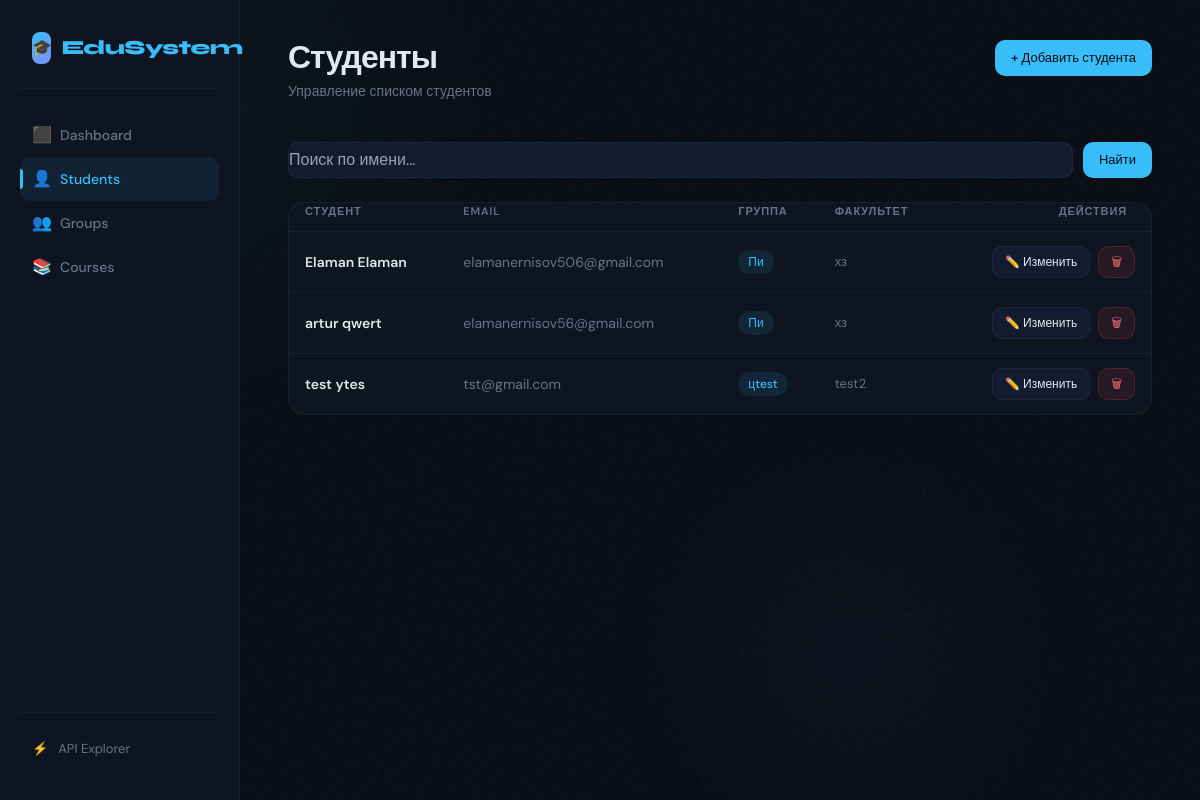
/students/, run on an earlier commit of the app's database.
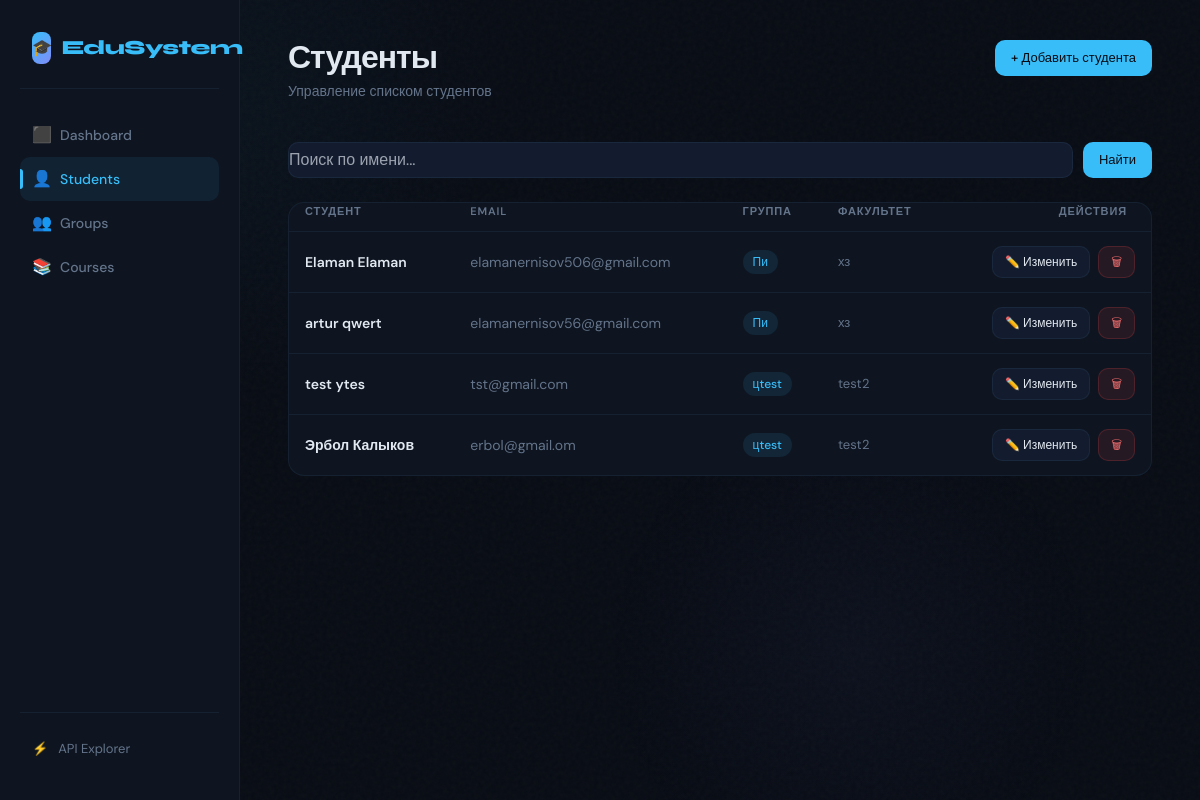
And on a later commit of the database.
### students/models.py (models this page shows, shortened)
class Student(models.Model):
    first_name = models.CharField(max_length=50)
    last_name = models.CharField(max_length=50)
    birth_date = models.DateField()
    email = models.EmailField(unique=True)
    group = models.ForeignKey(
        Group,
        on_delete=models.CASCADE,
        related_name='students'
    )
    class Meta:
        ordering = ['last_name', 'first_name']
        verbose_name = 'Student'
        verbose_name_plural = 'Students'

### groups/models.py (models this page shows, shortened)
class Group(models.Model):
    name = models.CharField(max_length=50)
    faculty = models.CharField(max_length=100)
    created_at = models.DateTimeField(auto_now_add=True)
    class Meta:
        ordering = ['faculty', 'name']
        verbose_name = 'Group'
        verbose_name_plural = 'Groups'

### students/views.py (the view)
# urls.py: path('', views.student_list, name='student_list'),
def student_list(request):
    query = request.GET.get('q')
    group_id = request.GET.get('group')
    students = Student.objects.select_related('group').all()
    if query:
        students = students.filter(first_name__icontains=query)
    if group_id:
        students = students.filter(group_id=group_id)
    paginator = Paginator(students, 5)
    page_number = request.GET.get('page')
    page_obj = paginator.get_page(page_number)
    return render(request, 'students/student_list.html', {
        'page_obj': page_obj,
        'students': page_obj,
    })

### students/templates/students/student_list.html (shortened to what this page needs)
{% extends "base.html" %}
{% block content %}
<div class="page-header" style="display:flex;justify-content:space-between;align-items:flex-start;">
    <div>
        <h1>Студенты</h1>
        <p>Управление списком студентов</p>
    </div>
    <a href="{% url 'student_create' %}" class="btn btn-primary">
        + Добавить студента
    </a>
</div>
<form method="get" style="margin-bottom:24px;animation:fadeUp 0.5s ease 0.1s both;">
    <div style="display:flex;gap:10px;">
        <input name="q" value="{{ request.GET.q }}" placeholder="Поиск по имени..." style="flex:1;">
        <button type="submit" class="btn btn-primary">Найти</button>
    </div>
</form>
<div class="card" style="padding:0;overflow:hidden;animation:fadeUp 0.5s ease 0.15s both;">
    <table>
        <thead>
            <tr>
                <th>Студент</th>
                <th>Email</th>
                <th>Группа</th>
                <th>Факультет</th>
                <th style="text-align:right;padding-right:24px;">Действия</th>
            </tr>
        </thead>
        <tbody>
            {% for student in students %}
            <tr>
                <td>
                    <a href="{% url 'student_detail' student.id %}" style="font-weight:600;color:var(--text);text-decoration:none;" onmouseover="this.style.color='var(--accent)'" onmouseout="this.style.color='var(--text)'">
                        {{ student.first_name }} {{ student.last_name }}
                    </a>
                </td>
                <td style="color:var(--muted);">{{ student.email }}</td>
                <td><span class="badge badge-blue">{{ student.group.name }}</span></td>
                <td style="color:var(--muted);font-size:13px;">{{ student.group.faculty }}</td>
                <td style="text-align:right;">
                    <div style="display:flex;gap:8px;justify-content:flex-end;">
                        <a href="{% url 'student_update' student.id %}" class="btn btn-ghost" style="padding:6px 12px;font-size:12px;">✏️ Изменить</a>
                        <a href="{% url 'student_delete' student.id %}" class="btn btn-danger" style="padding:6px 12px;font-size:12px;">🗑</a>
                    </div>
                </td>
            </tr>
            {% endfor %}
        </tbody>
    </table>
</div>
{% endblock %}

### templates/base.html (shortened to what this page needs)
<!DOCTYPE html>
<html lang="ru">
<head>
    <script src="https://cdn.tailwindcss.com"></script>
</head>
<body>
    <div class="blob1"></div>
    <div class="blob2"></div>
    <aside>
        <div class="logo">
            <div class="logo-icon">🎓</div>
            EduSystem
        </div>
        <nav>
            <a href="/" class="{% if request.path == '/' %}active{% endif %}">
                <span class="nav-icon">⬛</span> Dashboard
            </a>
            <a href="/students/" class="{% if '/students/' in request.path %}active{% endif %}">
                <span class="nav-icon">👤</span> Students
            </a>
            <a href="/groups/" class="{% if '/groups/' in request.path %}active{% endif %}">
                <span class="nav-icon">👥</span> Groups
            </a>
            <a href="/courses/" class="{% if '/courses/' in request.path %}active{% endif %}">
                <span class="nav-icon">📚</span> Courses
            </a>
        </nav>
        <div class="sidebar-footer">
            <a href="/api/" style="display:flex;align-items:center;gap:10px;padding:10px 12px;border-radius:10px;color:var(--muted);text-decoration:none;font-size:13px;transition:all 0.2s;" onmouseover="this.style.color='var(--accent)'" onmouseout="this.style.color='var(--muted)'">
                <span>⚡</span> API Explorer
            </a>
        </div>
    </aside>
    <main>
        {% block content %}{% endblock %}
    </main>
</body>
</html>

### templates/base.html (style rules this page uses)
:root { --bg: #080c14; --surface: #0e1520; --surface2: #131c2e; --border: rgba(99,179,237,0.08); --accent: #38bdf8; --accent2: #818cf8; --accent3: #34d399; --accent4: #fb923c; --text: #e2e8f0; --muted: #64748b; }
* { box-sizing: border-box; margin: 0; padding: 0; }
body { background: var(--bg); color: var(--text); font-family: 'DM Sans', sans-serif; min-height: 100vh; display: flex; overflow-x: hidden; }
body::before { content: ''; position: fixed; inset: 0; pointer-events: none; z-index: 0; }
.blob1 { position: fixed; width: 600px; height: 600px; background: radial-gradient(circle, rgba(56,189,248,0.04) 0%, transparent 70%); top: -200px; left: -100px; pointer-events: none; z-index: 0; }
.blob2 { position: fixed; width: 500px; height: 500px; background: radial-gradient(circle, rgba(129,140,248,0.04) 0%, transparent 70%); bottom: -100px; right: 100px; pointer-events: none; z-index: 0; }
aside { width: 240px; min-height: 100vh; background: var(--surface); border-right: 1px solid var(--border); padding: 32px 20px; position: fixed; top: 0; left: 0; z-index: 10; display: flex; flex-direction: column; gap: 8px; }
.logo { font-family: 'Syne', sans-serif; font-weight: 800; font-size: 20px; color: var(--accent); letter-spacing: -0.5px; padding: 0 12px 24px; border-bottom: 1px solid var(--border); margin-bottom: 16px; display: flex; align-items: center; gap: 10px; }
.logo-icon { width: 32px; height: 32px; background: linear-gradient(135deg, var(--accent), var(--accent2)); border-radius: 8px; display: flex; align-items: center; justify-content: center; font-size: 16px; }
nav a { display: flex; align-items: center; gap: 10px; padding: 10px 12px; border-radius: 10px; color: var(--muted); text-decoration: none; font-size: 14px; font-weight: 500; transition: all 0.2s; position: relative; }
nav a.active { background: rgba(56,189,248,0.08); color: var(--accent); }
nav a.active::before { content: ''; position: absolute; left: 0; top: 50%; transform: translateY(-50%); width: 3px; height: 20px; background: var(--accent); border-radius: 0 4px 4px 0; }
.nav-icon { width: 18px; text-align: center; font-size: 16px; }
.sidebar-footer { margin-top: auto; padding-top: 16px; border-top: 1px solid var(--border); }
main { margin-left: 240px; flex: 1; padding: 40px 48px; position: relative; z-index: 1; }
.page-header { margin-bottom: 40px; animation: fadeUp 0.5s ease both; }
.page-header h1 { font-family: 'Syne', sans-serif; font-weight: 800; font-size: 32px; letter-spacing: -1px; color: var(--text); line-height: 1.1; }
.page-header p { color: var(--muted); font-size: 14px; margin-top: 6px; }
.card { background: var(--surface); border: 1px solid var(--border); border-radius: 16px; padding: 24px; transition: border-color 0.2s, transform 0.2s; }
table { width: 100%; border-collapse: collapse; }
th { font-size: 11px; font-weight: 600; color: var(--muted); text-transform: uppercase; letter-spacing: 0.08em; padding: 0 16px 12px; text-align: left; border-bottom: 1px solid var(--border); }
td { padding: 14px 16px; font-size: 14px; border-bottom: 1px solid var(--border); color: var(--text); }
tr:last-child td { border-bottom: none; }
.badge { display: inline-flex; align-items: center; padding: 3px 10px; border-radius: 999px; font-size: 12px; font-weight: 500; }
.badge-blue { background: rgba(56,189,248,0.1); color: var(--accent); }
.btn { display: inline-flex; align-items: center; gap: 6px; padding: 8px 16px; border-radius: 10px; font-size: 13px; font-weight: 500; cursor: pointer; transition: all 0.2s; text-decoration: none; border: none; }
.btn-primary { background: var(--accent); color: #080c14; }
.btn-ghost { background: var(--surface2); color: var(--text); border: 1px solid var(--border); }
.btn-danger { background: rgba(239,68,68,0.1); color: #f87171; border: 1px solid rgba(239,68,68,0.2); }
input, select, textarea { width: 100%; background: var(--surface2); border: 1px solid var(--border); border-radius: 10px; padding: 10px 14px; color: var(--text); font-family: 'DM Sans', sans-serif; font-size: 14px; transition: border-color 0.2s; outline: none; }

What changed in the data, as far as the page shows it:
added Student: first_name "Эрбол", last_name "Калыков", email "erbol@gmail.om", group.name "цtest", group.faculty "test2"
